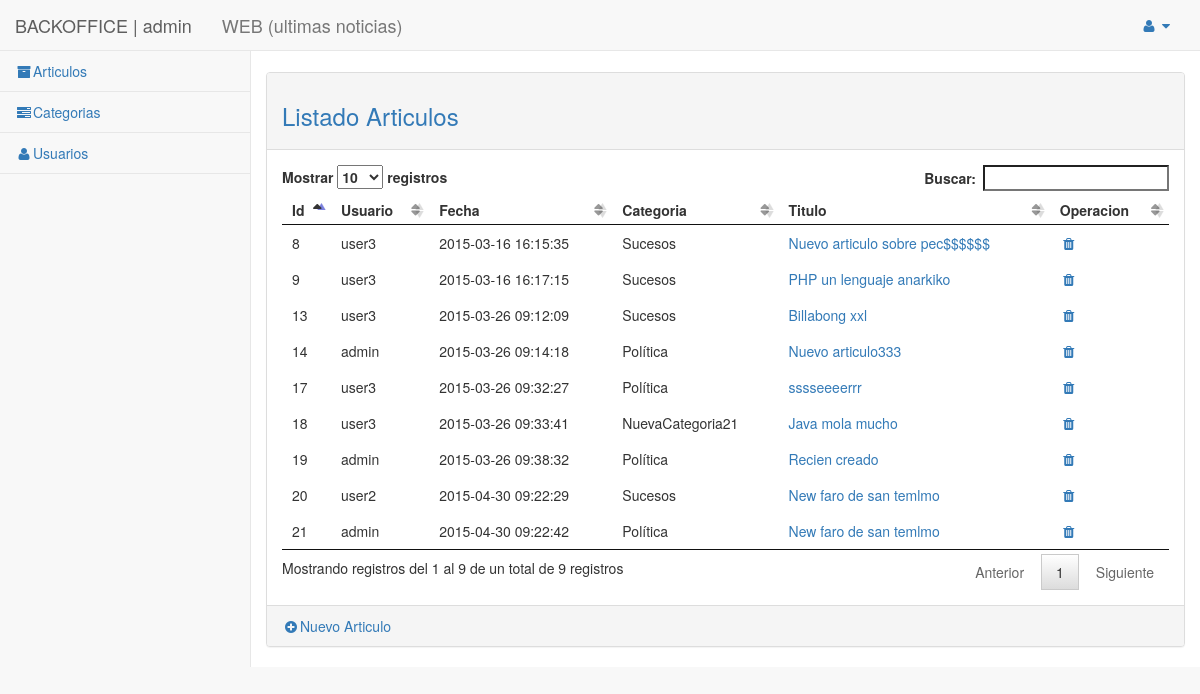
The page /backoffice/articulo/controlador.php (signed in) on the database its author committed.
### tables this page shows
CREATE TABLE IF NOT EXISTS `articulo` (
  `id` int(11) NOT NULL AUTO_INCREMENT,
  `fecha` timestamp NULL DEFAULT CURRENT_TIMESTAMP COMMENT 'fecha del artículo',
  `titulo` varchar(250) NOT NULL DEFAULT 'Sin titulo' COMMENT 'título del articulo',
  `contenido` text NOT NULL,
  `id_usuario` int(11) NOT NULL,
  `id_categoria` int(11) NOT NULL,
  `foto` varchar(535) NOT NULL,
  PRIMARY KEY (`id`),
  KEY `id_usuario` (`id_usuario`),
  KEY `id_categoria` (`id_categoria`)
);

CREATE TABLE IF NOT EXISTS `usuario` (
  `id` int(11) NOT NULL AUTO_INCREMENT,
  `email` varchar(250) NOT NULL,
  `password` varchar(50) NOT NULL,
  `nombre` varchar(250) NOT NULL,
  `rol` int(1) NOT NULL DEFAULT '1' COMMENT '0=Administrador  1=usuario',
  PRIMARY KEY (`id`),
  UNIQUE KEY `email` (`email`)
);

CREATE TABLE IF NOT EXISTS `categoria` (
  `id` int(11) NOT NULL AUTO_INCREMENT,
  `fecha` timestamp NULL DEFAULT CURRENT_TIMESTAMP,
  `titulo` varchar(250) NOT NULL DEFAULT 'Sin titulo',
  PRIMARY KEY (`id`)
);

### core/Database.php (called while the page is built, shortened)
<?php
class Database{
	private $db_host = "localhost";
	private $db_user = "root";
	private $db_pass = "";
	private $db_name = "mb15";
	private $con = false;
	private $result = array();
	public function connect(){
		if(!$this->con){
			$myconn = @mysql_connect($this->db_host,$this->db_user,$this->db_pass);
            if($myconn){
            	$seldb = @mysql_select_db($this->db_name,$myconn);
                if($seldb){
                	$this->con = true;
                    return true;
                }else{
                	array_push($this->result,mysql_error());
                    return false;
                }
            }else{
            	array_push($this->result,mysql_error());
                return false;
            }
        }else{
            return true;
        }
	}
    public function disconnect(){
    	if($this->con){
    		if(@mysql_close()){
    			$this->con = false;
				return true;
			}else{
				return false;
			}
		}
    }
	public function sql($sql){
		$query = @mysql_query($sql);
		if($query){
			$this->numResults = mysql_num_rows($query);
			for($i = 0; $i < $this->numResults; $i++){
				$r = mysql_fetch_array($query);
               	$key = array_keys($r);
               	for($x = 0; $x < count($key); $x++){
                   	if(!is_int($key[$x])){
                   		if(mysql_num_rows($query) >= 1){
                   			$this->result[$i][$key[$x]] = $r[$key[$x]];
						}else{
							$this->result = null;
						}
					}
				}
			}
			return true;
		}else{
			array_push($this->result,mysql_error());
			return false;
		}
	}
    public function getResult(){
        $val = $this->result;
        $this->result = array();
        return $val;
    }
}

### backoffice/articulo/modelo.php (called while the page is built, shortened)
<?php
	function getArticulos( $limit=10 , $id_usuario=null, $id_categoria=null)
	{
		$sql = "SELECT a.id , a.titulo, id_usuario, c.titulo as categoria, u.nombre , a.fecha, a.contenido,  foto FROM `articulo` as a , `usuario` as u, `categoria` as c WHERE a.id_usuario = u.id and a.id_categoria = c.id ORDER BY fecha DESC";
		$db = new Database();
		$db->connect();
		$where = '';
		$db->sql( $sql.$where );
		$res = $db->getResult();
		return $res;
	}
?>

### backoffice/articulo/vista.php (the view)
<?php require '../../html/backoffice/head.php'; ?>
<div id="page-wrapper">
    <div class="row">
        <div class="col-lg-12">
         </div>
     </div>
     <div class="row">
            <br>
            <div class="panel panel-default">
                <div class="panel-heading">
                     <h3 class="text-primary">Listado Articulos</h3>
                </div>
                <div class="panel-body">
					<table id="tabla">
					<thead>
						<tr>
							<th>Id</th>
							<th>Usuario</th>
							<th>Fecha</th>
							<th>Categoria</th>
							<th>Titulo</th>
							<th>Operacion</th>
						</tr>
					</thead>
					    <?php foreach($articulos as $articulo): ?>
					    <tr>
					    	<td><?php echo $articulo['id']?></td>
					    	<td><?php echo $articulo['nombre']?></td>
					        <td><?php echo $articulo['fecha']?></td>
					        <td><?php echo $articulo['categoria']?></td>
					        <td>
					        	<a href="<?php echo(CONTROLLER_ARTICULO);?>?op=<?php echo(OP_DETALLE);?>&id=<?php echo $articulo['id']?>" >
					        		<?php echo $articulo['titulo']?>
					        	</a>
					        </td>
					        <td>
					        	<a href="<?php echo(CONTROLLER_ARTICULO);?>?id=<?php echo $articulo['id']?>&op=<?php echo(OP_ELIMINAR);?>"
					        	   title="Eliminar articulo"><i class="fa fa-trash fa-fw"></i></a>
					        </td>
					    </tr>
					<?php endforeach;?>
					</table>
				</div>
                <div class="panel-footer">
                    <a href="<?php echo(CONTROLLER_ARTICULO);?>?op=<?php echo(OP_DETALLE);?>"><i class="fa fa-plus-circle fa-fw"></i>Nuevo Articulo</a>
                 </div>
            </div>
		</div>
</div>
<?php require '../../html/backoffice/footer.php'; ?>

### html/backoffice/css/sb-admin-2.css (style rules this page uses)
body { background-color: #f8f8f8; }
#page-wrapper { padding: 0 15px; min-height: 568px; background-color: #fff; }
@media (min-width:768px) { #page-wrapper { position: inherit; margin: 0 0 0 250px; padding: 0 30px; border-left: 1px solid #e7e7e7; } }
table.dataTable thead .sorting, table.dataTable thead .sorting_asc, table.dataTable thead .sorting_desc, table.dataTable thead .sorting_asc_disabled, table.dataTable thead .sorting_desc_disabled { background: 0 0; }
table.dataTable thead .sorting_asc:after { content: "\f0de"; float: right; font-family: fontawesome; }
table.dataTable thead .sorting:after { content: "\f0dc"; float: right; font-family: fontawesome; color: rgba(50,50,50,.5); }

### rows shown on the page
articulo: id "21", id_usuario.nombre "admin", fecha "2015-04-30 09:22:42", id_categoria.titulo "Política", titulo "New faro de san temlmo"
articulo: id "20", id_usuario.nombre "user2", fecha "2015-04-30 09:22:29", id_categoria.titulo "Sucesos", titulo "New faro de san temlmo"
articulo: id "19", id_usuario.nombre "admin", fecha "2015-03-26 09:38:32", id_categoria.titulo "Política", titulo "Recien creado"
articulo: id "18", id_usuario.nombre "user3", fecha "2015-03-26 09:33:41", id_categoria.titulo "NuevaCategoria21", titulo "Java mola mucho"
articulo: id "17", id_usuario.nombre "user3", fecha "2015-03-26 09:32:27", id_categoria.titulo "Política", titulo "sssseeeerrr"
articulo: id "14", id_usuario.nombre "admin", fecha "2015-03-26 09:14:18", id_categoria.titulo "Política", titulo "Nuevo articulo333"
articulo: id "13", id_usuario.nombre "user3", fecha "2015-03-26 09:12:09", id_categoria.titulo "Sucesos", titulo "Billabong xxl"
articulo: id "9", id_usuario.nombre "user3", fecha "2015-03-16 16:17:15", id_categoria.titulo "Sucesos", titulo "PHP un lenguaje anarkiko"
articulo: id "8", id_usuario.nombre "user3", fecha "2015-03-16 16:15:35", id_categoria.titulo "Sucesos", titulo "Nuevo articulo sobre pec$$$$$$"

### other values the page prints
$perfil['nombre'] "admin"
